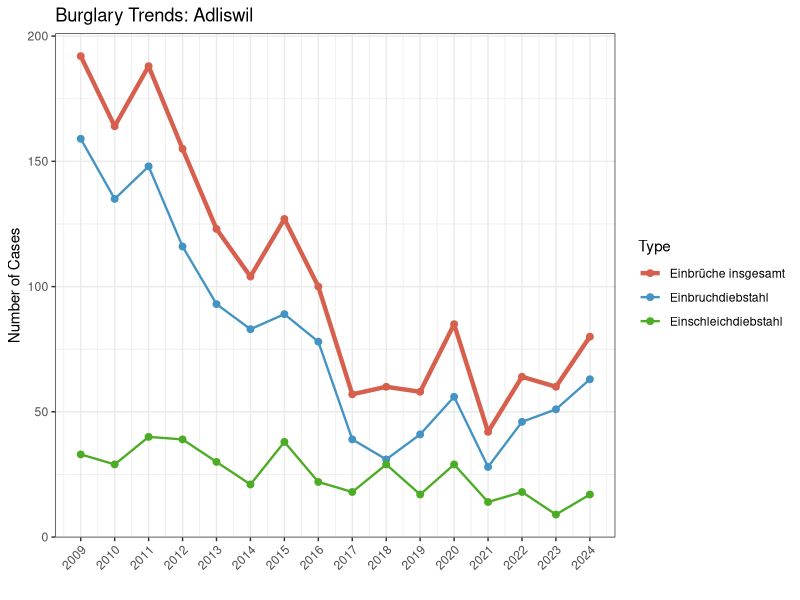
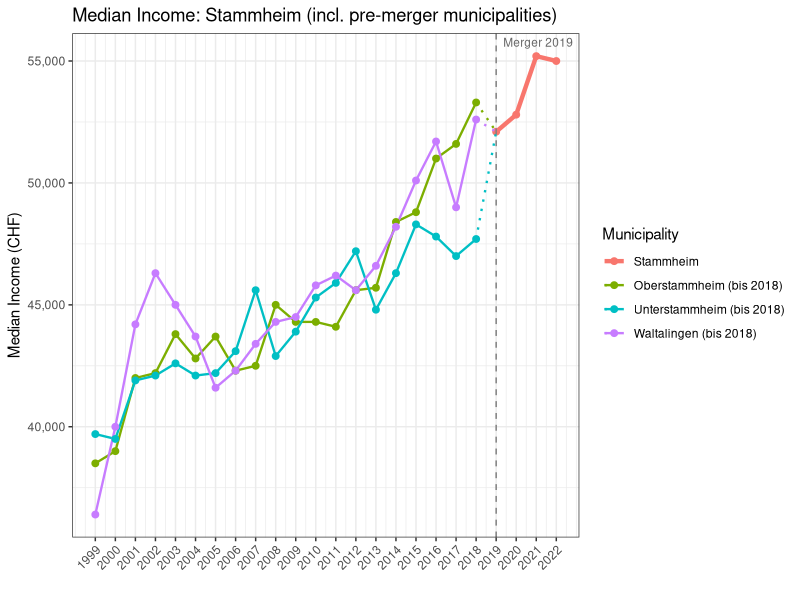
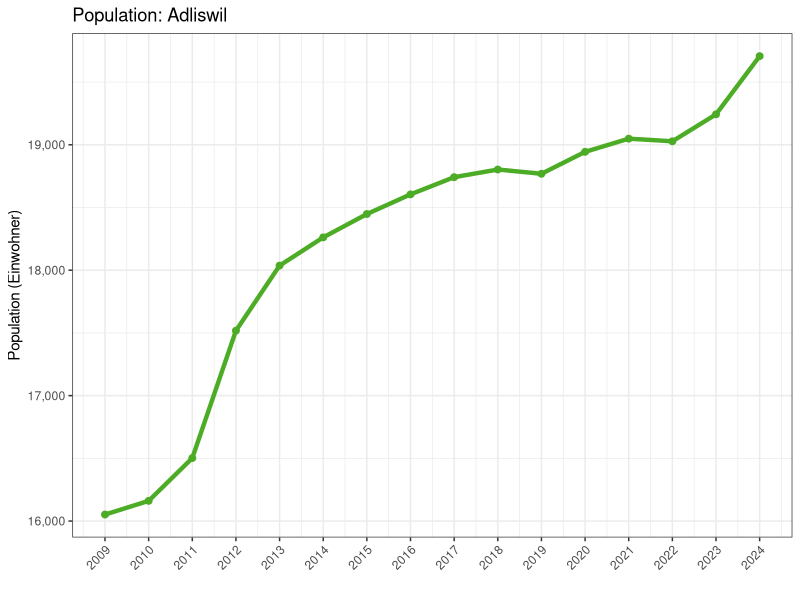
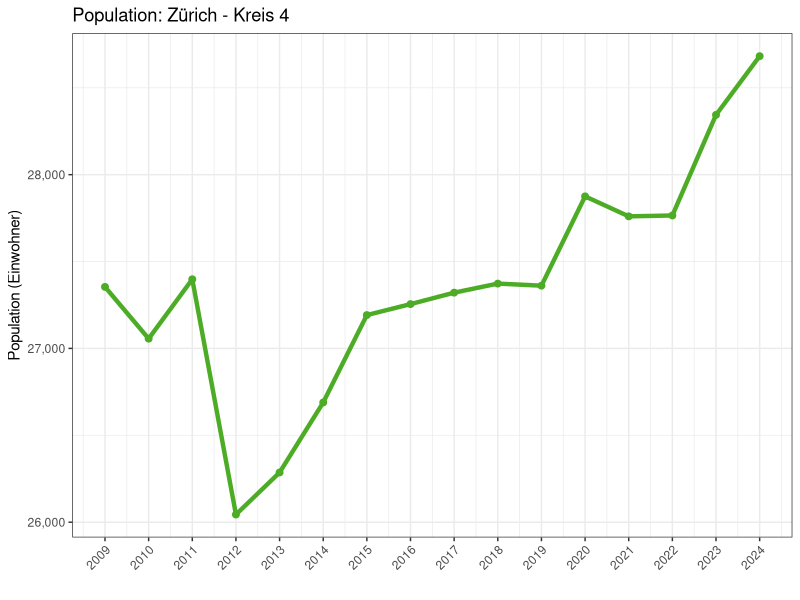
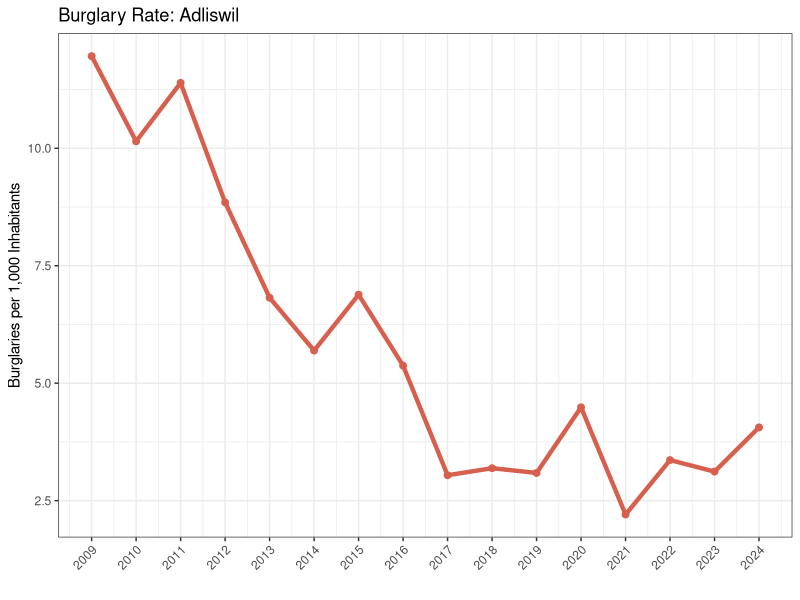
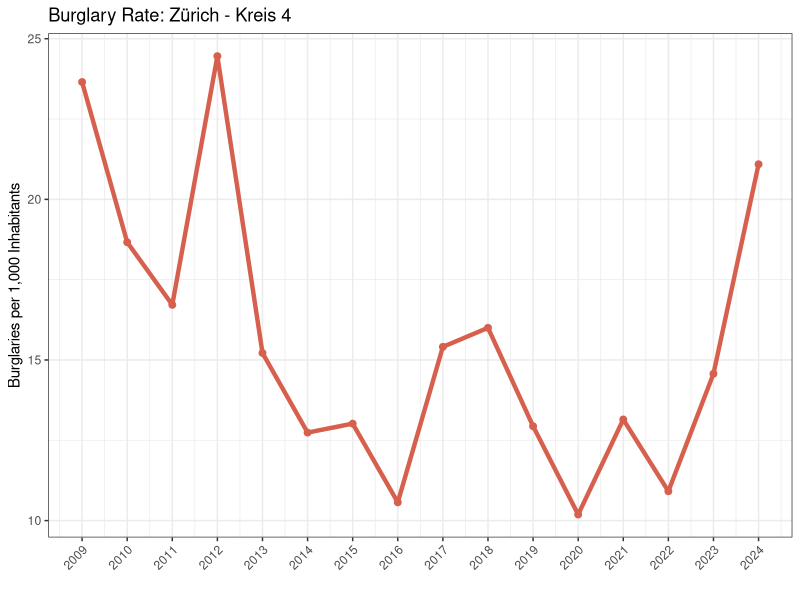

Write R code to recreate these figures, in order.
library(readr)
library(dplyr)
library(ggplot2)

# Burglary data canton ZH
ebd <- read.csv("Data/KTZH_EBD.csv")

# Remove unnecessary records
ebd <- ebd %>%
  filter(Gemeindename != "unbekannt ZH",
         Stadtkreis_Name != "unbekannt") %>%
  select(-c(Gesetz_Nummer, Gesetz_Abk))

# Income data on municipality level
income_kt <- read.csv("Data/KTZH_Income_median.csv")

# Remove non-municipality and city data and unused columns
income_kt <- income_kt %>%
  filter(!BFS_NR %in% c(0, 261)) %>%
  select(BFS_NR, GEBIET_NAME, INDIKATOR_JAHR, INDIKATOR_VALUE) %>%
  rename(INCOME_VALUE = INDIKATOR_VALUE)

# Income data on city district level
income_st <- read.csv("Data/STZH_Income_median.csv")

income_st <- income_st %>%
  filter(SteuerTarifLang == "Grundtarif") %>%
  select(-c("KreisSort",
            "KreisCd",
            "SteuerTarifSort",
            "SteuerTarifCd",
            "SteuerTarifLang")) %>%
  mutate(INCOME_VALUE = SteuerEinkommen_p50 * 1000)

# Save raw income_kt before merger handling (needed for merger visualization)
income_kt_raw <- income_kt

# Handle missing income_kt values caused by municipal mergers
merger_mapping <- tribble(
  ~old_BFS_Nr, ~new_BFS_Nr, ~merge_year,
  # Stammheim merger (2019)
  36,          292,          2019,
  42,          292,          2019,
  44,          292,          2019,
  # Wädenswil merger (2019)
  134,         293,          2019,
  140,         293,          2019,
  142,         293,          2019,
  # Elgg merger (2018)
  217,         294,          2018,
  222,         294,          2018,
  # Horgen merger (2018)
  132,         295,          2018,
  133,         295,          2018,
  # Illnau-Effretikon merger (2016)
  174,         296,          2016,
  175,         296,          2016,
  # Bauma merger (2015)
  171,         297,          2015,
  179,         297,          2015
)

all_synthetic <- list()
years <- sort(unique(income_kt$INDIKATOR_JAHR))

for (bfs in unique(merger_mapping$new_BFS_Nr)) {

  old_bfs <- merger_mapping %>%
    filter(new_BFS_Nr == bfs) %>%
    pull(old_BFS_Nr)

  bfs_years <- income_kt %>%
    filter(BFS_NR == bfs) %>%
    pull(INDIKATOR_JAHR) %>%
    unique()

  missing_years <- setdiff(years, bfs_years)

  if (length(missing_years) > 0) {

    synthetic <- income_kt %>%
      filter(BFS_NR %in% old_bfs,
             INDIKATOR_JAHR %in% missing_years) %>%
      group_by(INDIKATOR_JAHR) %>%
      summarise(
        INCOME_VALUE = mean(INCOME_VALUE, na.rm = TRUE),
        .groups = "drop"
      ) %>%
      mutate(BFS_NR = bfs)

    all_synthetic[[as.character(bfs)]] <- synthetic
  }
}

income_old_bfs_all <- bind_rows(all_synthetic) %>%
  left_join(
    income_kt %>% select(BFS_NR, GEBIET_NAME) %>% distinct(),
    by = "BFS_NR"
  )

# Remove old pre-merger municipalities and add synthetic rows
income_kt <- income_kt %>%
  filter(!BFS_NR %in% merger_mapping$old_BFS_Nr) %>%
  bind_rows(income_old_bfs_all) %>%
  arrange(BFS_NR, INDIKATOR_JAHR)

### Visualizations

# Line plot showing all three Tatbestand types over time for a selected municipality.
# "Einbrüche insgesamt" (total) is highlighted; the two sub-types are dimmed.
# For Zürich city districts pass the district name via `stadtkreis`.
# Examples:
#   plot_burglary_lines(ebd, "Adliswil")
#   plot_burglary_lines(ebd, "Zürich", stadtkreis = "Kreis 4")
plot_burglary_lines <- function(data, municipality, stadtkreis = NULL) {

  df <- data %>%
    filter(Gemeindename == municipality)

  if (!is.null(stadtkreis)) {
    df <- df %>% filter(Stadtkreis_Name == stadtkreis)
  }

  title_label <- if (!is.null(stadtkreis)) {
    paste0(municipality, " - ", stadtkreis)
  } else {
    municipality
  }

  df <- df %>%
    mutate(Tatbestand = factor(Tatbestand, levels = c(
      "Einbrüche insgesamt",
      "Einbruchdiebstahl",
      "Einschleichdiebstahl"
    )))

  ggplot(df, aes(Ausgangsjahr, Straftaten_total, colour = Tatbestand, linewidth = Tatbestand)) +
    geom_line() +
    geom_point(size = 2) +
    scale_color_manual(values = c(
      "Einbrüche insgesamt"    = "#D6604D",
      "Einbruchdiebstahl"      = "#4393C3",
      "Einschleichdiebstahl"   = "#4DAC26"
    )) +
    scale_linewidth_manual(values = c(
      "Einbrüche insgesamt"    = 1.5,
      "Einbruchdiebstahl"      = 0.8,
      "Einschleichdiebstahl"   = 0.8
    )) +
    guides(
      colour = guide_legend(override.aes = list(linewidth = c(1.5, 0.8, 0.8))),
      linewidth = "none"
    ) +
    scale_x_continuous(breaks = unique(df$Ausgangsjahr)) +
    labs(
      title = paste("Burglary Trends:", title_label),
      x = "",
      y = "Number of Cases",
      colour = "Type"
    ) +
    theme_bw() +
    theme(axis.text.x = element_text(angle = 45, hjust = 1))
}

plot_burglary_lines(ebd, "Adliswil")

# Line plot showing median income over time for a selected municipality.
# For Zürich city districts, pass the district name via `stadtkreis` — income_st
# is used automatically in that case.
# Examples:
#   plot_income(income_kt, income_st, "Adliswil")
#   plot_income(income_kt, income_st, "Zürich", stadtkreis = "Kreis 4")
plot_income <- function(kt_data, st_data, municipality, stadtkreis = NULL) {

  if (!is.null(stadtkreis)) {
    df <- st_data %>%
      filter(KreisLang == stadtkreis) %>%
      rename(INDIKATOR_JAHR = StichtagDatJahr)
    title_label <- paste0(municipality, " - ", stadtkreis)
  } else {
    df <- kt_data %>%
      filter(GEBIET_NAME == municipality)
    title_label <- municipality
  }

  ggplot(df, aes(x = INDIKATOR_JAHR, y = INCOME_VALUE)) +
    geom_line(colour = "#4393C3", linewidth = 1.5) +
    geom_point(colour = "#4393C3", size = 2) +
    scale_x_continuous(breaks = unique(df$INDIKATOR_JAHR)) +
    scale_y_continuous(labels = scales::comma) +
    labs(
      title = paste("Median Income:", title_label),
      x = "",
      y = "Median Income (CHF)"
    ) +
    theme_bw() +
    theme(axis.text.x = element_text(angle = 45, hjust = 1))
}

# Line plot showing how pre-merger municipality incomes flow into the new merged
# municipality. Old municipalities shown as thin lines up to the merge year,
# new municipality as a thick line from the merge year onwards.
# Only valid for municipalities created by a merger — use plot_income() otherwise.
plot_income_merged <- function(kt_data, kt_raw, mergers, municipality) {

  new_bfs <- kt_data %>%
    filter(GEBIET_NAME == municipality) %>%
    pull(BFS_NR) %>%
    first()

  merger_info <- mergers %>% filter(new_BFS_Nr == new_bfs)

  if (nrow(merger_info) == 0) {
    message("No merger found for '", municipality, "'. Use plot_income() instead.")
    return(invisible(NULL))
  }

  merge_year <- merger_info$merge_year[1]
  old_bfs_nrs <- merger_info$old_BFS_Nr

  # Old municipalities: data up to (not including) merge year
  old_data <- kt_raw %>%
    filter(BFS_NR %in% old_bfs_nrs, INDIKATOR_JAHR < merge_year) %>%
    select(INDIKATOR_JAHR, INCOME_VALUE, label = GEBIET_NAME) %>%
    mutate(line_type = "pre-merger")

  # New municipality: data from merge year onwards
  new_data <- kt_data %>%
    filter(GEBIET_NAME == municipality, INDIKATOR_JAHR >= merge_year) %>%
    select(INDIKATOR_JAHR, INCOME_VALUE, label = GEBIET_NAME) %>%
    mutate(line_type = "post-merger")

  # Connector: dotted line from each old municipality's last point to new municipality's first point
  last_old <- old_data %>%
    group_by(label) %>%
    slice_max(INDIKATOR_JAHR) %>%
    ungroup()

  new_at_merge <- new_data %>%
    filter(INDIKATOR_JAHR == min(INDIKATOR_JAHR)) %>%
    select(INDIKATOR_JAHR, INCOME_VALUE)

  connector_data <- bind_rows(
    last_old %>% select(label, INDIKATOR_JAHR, INCOME_VALUE) %>% mutate(line_type = "pre-merger"),
    last_old %>% select(label) %>%
      mutate(INDIKATOR_JAHR = new_at_merge$INDIKATOR_JAHR,
             INCOME_VALUE   = new_at_merge$INCOME_VALUE,
             line_type      = "pre-merger")
  )

  # Order labels: merged municipality first, then old municipalities
  level_order <- c(municipality, unique(old_data$label))
  lw_overrides <- ifelse(level_order == municipality, 1.5, 0.8)

  plot_data <- bind_rows(old_data, new_data) %>%
    mutate(label = factor(label, levels = level_order))
  connector_data <- connector_data %>%
    mutate(label = factor(label, levels = level_order))
  all_years <- sort(unique(plot_data$INDIKATOR_JAHR))

  ggplot(plot_data, aes(x = INDIKATOR_JAHR, y = INCOME_VALUE,
                        colour = label, linewidth = line_type)) +
    geom_line() +
    geom_point(data = plot_data, size = 2) +
    geom_line(data = connector_data, linetype = "dotted") +
    geom_vline(xintercept = merge_year, linetype = "dashed", colour = "grey50") +
    annotate("text", x = merge_year, y = Inf,
             label = paste("Merger", merge_year),
             hjust = -0.1, vjust = 1.5, colour = "grey40", size = 3) +
    scale_linewidth_manual(values = c("pre-merger" = 0.8, "post-merger" = 1.5)) +
    scale_x_continuous(breaks = all_years) +
    scale_y_continuous(labels = scales::comma) +
    guides(
      colour = guide_legend(override.aes = list(linewidth = lw_overrides)),
      linewidth = "none"
    ) +
    labs(
      title = paste("Median Income:", municipality, "(incl. pre-merger municipalities)"),
      x = "",
      y = "Median Income (CHF)",
      colour = "Municipality"
    ) +
    theme_bw() +
    theme(axis.text.x = element_text(angle = 45, hjust = 1))
}

plot_income_merged(income_kt, income_kt_raw, merger_mapping, "Stammheim")

# Line plot showing population (Einwohner) over time for a selected municipality.
# For Zürich city districts, pass the district name via `stadtkreis`.
plot_population <- function(data, municipality, stadtkreis = NULL) {

  df <- data %>%
    filter(Gemeindename == municipality)

  if (!is.null(stadtkreis)) {
    df <- df %>% filter(Stadtkreis_Name == stadtkreis)
  }

  df <- df %>%
    distinct(Ausgangsjahr, .keep_all = TRUE)

  title_label <- if (!is.null(stadtkreis)) {
    paste0(municipality, " - ", stadtkreis)
  } else {
    municipality
  }

  ggplot(df, aes(x = Ausgangsjahr, y = Einwohner)) +
    geom_line(colour = "#4DAC26", linewidth = 1.5) +
    geom_point(colour = "#4DAC26", size = 2) +
    scale_x_continuous(breaks = unique(df$Ausgangsjahr)) +
    scale_y_continuous(labels = scales::comma) +
    labs(
      title = paste("Population:", title_label),
      x = "",
      y = "Population (Einwohner)"
    ) +
    theme_bw() +
    theme(axis.text.x = element_text(angle = 45, hjust = 1))
}

plot_population(ebd, "Adliswil")
plot_population(ebd, "Zürich", stadtkreis = "Kreis 4")

# Line plot showing burglary rate (Einbrüche insgesamt per 1,000 inhabitants)
# over time for a selected municipality.
# For Zürich city districts, pass the district name via `stadtkreis`.

plot_ebd_rate <- function(data, municipality, stadtkreis = NULL) {

  df <- data %>%
    filter(Gemeindename == municipality,
           Tatbestand == "Einbrüche insgesamt")

  if (!is.null(stadtkreis)) {
    df <- df %>% filter(Stadtkreis_Name == stadtkreis)
  }

  df <- df %>%
    mutate(ebd_rate = (Straftaten_total / Einwohner) * 1000)

  title_label <- if (!is.null(stadtkreis)) {
    paste0(municipality, " - ", stadtkreis)
  } else {
    municipality
  }

  ggplot(df, aes(x = Ausgangsjahr, y = ebd_rate)) +
    geom_line(colour = "#D6604D", linewidth = 1.5) +
    geom_point(colour = "#D6604D", size = 2) +
    scale_x_continuous(breaks = unique(df$Ausgangsjahr)) +
    labs(
      title = paste("Burglary Rate:", title_label),
      x = "",
      y = "Burglaries per 1,000 Inhabitants"
    ) +
    theme_bw() +
    theme(axis.text.x = element_text(angle = 45, hjust = 1))
}

plot_ebd_rate(ebd, "Adliswil")
plot_ebd_rate(ebd, "Zürich", stadtkreis = "Kreis 4")